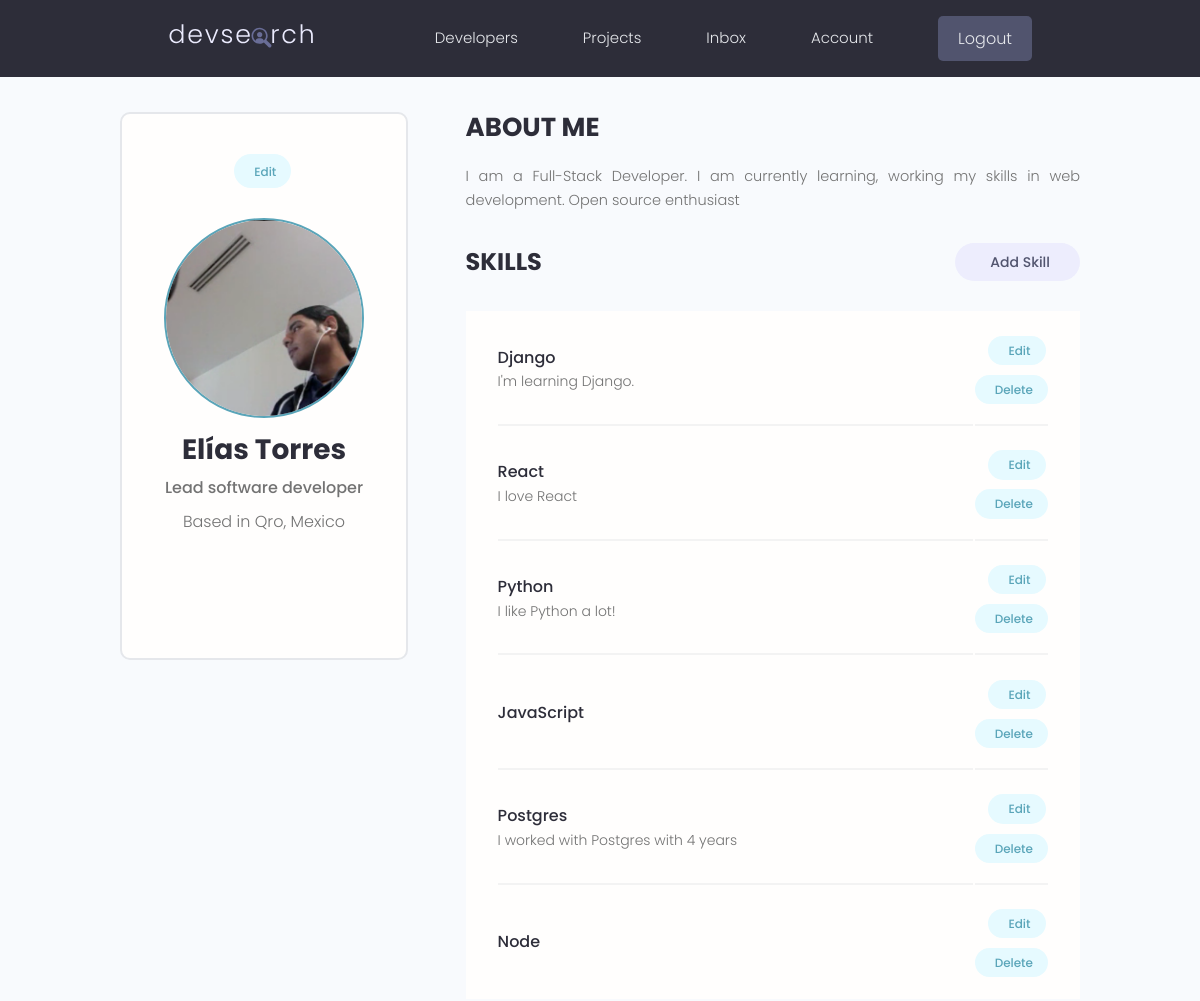
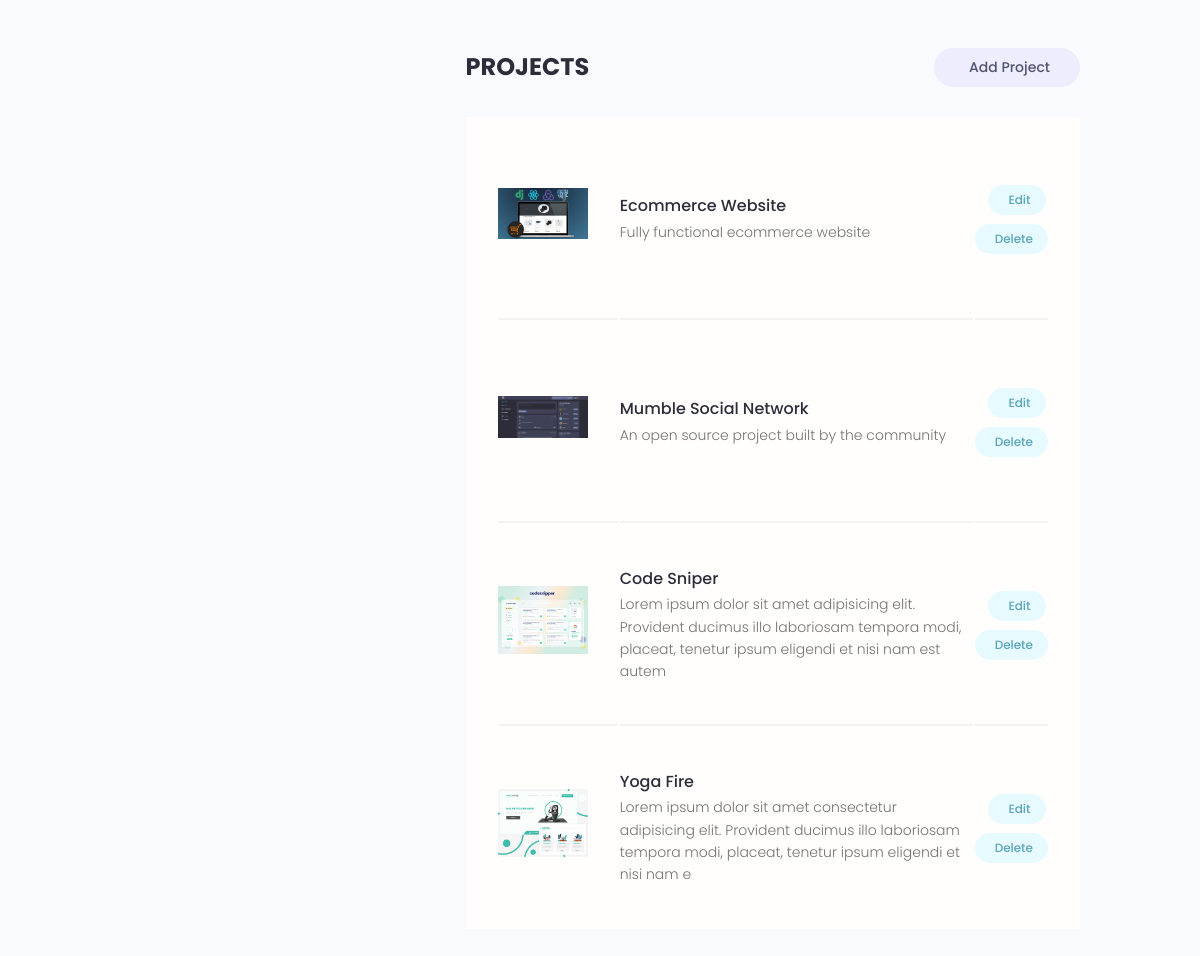
The app's page /account/ (signed in) with its own data (2 pictures, top to bottom).
### developer/models.py (models this page shows, shortened)
class Developer(models.Model):
    id = models.UUIDField(default=uuid.uuid4,
                          primary_key=True, unique=True, editable=False)
    user = models.OneToOneField(User, on_delete=models.CASCADE, null=True)
    name = models.CharField(max_length=200, blank=True, null=True)
    email = models.EmailField(max_length=200, blank=True, null=True)
    username = models.CharField(max_length=200, blank=True, null=True)
    location = models.CharField(max_length=200, blank=True, null=True)
    short_intro = models.CharField(max_length=200, blank=True, null=True)
    bio = models.TextField(blank=True, null=True)
    profile_image = models.ImageField(
        upload_to='profiles/', blank=True, null=True, default='profiles/user-default.png')
    social_github = models.CharField(max_length=200, blank=True, null=True)
    social_twitter = models.CharField(max_length=200, blank=True, null=True)
    social_linkedin = models.CharField(max_length=200, blank=True, null=True)
    social_youtube = models.CharField(max_length=200, blank=True, null=True)
    social_website = models.CharField(max_length=200, blank=True, null=True)
    social_stackoverflow = models.CharField(
        max_length=200, blank=True, null=True)
    created = models.DateTimeField(auto_now_add=True)

class Skill(models.Model):
    id = models.UUIDField(default=uuid.uuid4,
                          primary_key=True, unique=True, editable=False)
    developer = models.ForeignKey(Developer, on_delete=models.CASCADE)
    name = models.CharField(max_length=200, blank=True, null=True)
    description = models.TextField(blank=True, null=True)
    created = models.DateTimeField(auto_now_add=True)

### project/models.py (models this page shows, shortened)
class Project(models.Model):
    id = models.UUIDField(default=uuid.uuid4,
                          primary_key=True, unique=True, editable=False)
    owner = models.ForeignKey(Developer, null=True,
                              blank=True, on_delete=models.CASCADE)
    title = models.CharField(max_length=200, unique=True)
    description = models.TextField(null=True, blank=True)
    featured_image = models.ImageField(
        null=True, blank=True, default='default.jpg')
    demo_link = models.CharField(max_length=2000, null=True, blank=True)
    source_link = models.CharField(max_length=2000, null=True, blank=True)
    tags = models.ManyToManyField('Tag', blank=True)
    vote_total = models.IntegerField(default=0, null=True, blank=True)
    vote_ratio = models.IntegerField(default=0, null=True, blank=True)
    created = models.DateTimeField(auto_now_add=True)

### developer/views.py (the view)
# urls.py: path('account/', views.account, name='account'),
@login_required(login_url='developer:login')
def account(request):
    developer = request.user.developer
    skills = developer.skill_set.all
    context = {'developer': developer, 'skills': skills}
    template_name = 'developer/account.html'
    return render(request, template_name, context)

### developer/templates/developer/account.html (shortened to what this page needs)
{% extends 'main.html' %}
{% block content %}
<main class="settingsPage profile my-md">
    <div class="container">
        <div class="layout">
            <div class="column column--1of3">
                <div class="card text-center">
                    <div class="card__body dev">
                        <a class="tag tag--pill tag--main settings__btn" href="{% url 'developer:edit_account' %}"> Edit</a>
                        <img class="avatar avatar--xl dev__avatar" src="{{ developer.profile_image.url }}" />
                        <h2 class="dev__name">{{ developer.name }}</h2>
                        <p class="dev__title">{{ developer.short_intro }}</p>
                        <p class="dev__location">Based in {{ developer.location }}</p>
                        <ul class="dev__social">
                        </ul>
                    </div>
                </div>
            </div>
            <div class="column column--2of3">
                <div class="devInfo">
                    <h3 class="devInfo__title">About Me</h3>
                    <p class="devInfo__about">
                        {{ developer.bio }}
                    </p>
                </div>
                <div class="settings">
                    <h3 class="settings__title">Skills</h3>
                    <a class="tag tag--pill tag--sub settings__btn tag--lg" href="{% url 'developer:add_skill' %}">
                         Add Skill</a>
                </div>
                <table class="settings__table">
                    {% for skill in skills %}
                    <tr>
                        <td class="settings__tableInfo">
                            <h4>{{ skill.name }}</h4>
                            <p>
                                {{ skill.description }}
                            </p>
                        </td>
                        <td class="settings__tableActions">
                            <a class="tag tag--pill tag--main settings__btn"
                                href="{% url 'developer:edit_skill' skill.id %}">
                                Edit
                            </a>
                            <a class="tag tag--pill tag--main settings__btn"
                                href="{% url 'developer:delete_skill' skill.id %}?next=/account">
                                Delete
                            </a>
                        </td>
                    </tr>
                    {% endfor %}
                </table>
                <div class="settings">
                    <h3 class="settings__title">Projects</h3>
                    <a class="tag tag--pill tag--sub settings__btn tag--lg" href="{% url 'project:create_project' %}">
                        Add Project
                    </a>
                </div>
                <table class="settings__table">
                    {% for project in developer.project_set.all %}
                    <tr>
                        <td class="settings__thumbnail">
                            <a href="{% url 'project:project' project.id %}"><img src="{{ project.featured_image.url }}"
                                    alt="Project Thumbnail" />
                            </a>
                        </td>
                        <td class="settings__tableInfo">
                            <a href="{% url 'project:project' project.id %}">{{ project.title }}</a>
                            <p>
                                {{ project.description|slice:"150" }}
                            </p>
                        </td>
                        <td class="settings__tableActions">
                            <a class="tag tag--pill tag--main settings__btn"
                                href="{% url 'project:update_project' project.id %}">
                                Edit
                            </a>
                            <a class="tag tag--pill tag--main settings__btn"
                                href="{% url 'project:delete_project' project.id %}?next=/account">
                                Delete
                            </a>
                        </td>
                    </tr>
                    {% endfor %}
                </table>
            </div>
        </div>
    </div>
</main>
{% endblock %}

### static/styles/app.css (style rules this page uses)
:root { --color-sub: #2d2d39; }
.card { border: 2px solid var(--color-light); }
img { width: 100%; }
.profile .card > .dev { padding: 4rem; }
.dev__avatar { display: block; margin: auto; }
.dev__name { color: var(--color-sub); font-size: 2.8rem; font-weight: 700; margin-top: 1rem; margin-bottom: 0.5rem; }
.dev__title { font-size: 1.6rem; font-weight: 500; line-height: 1.3; }
.dev__location { margin-top: 1rem; }
.dev__social { margin: 3rem 0; list-style: none; display: flex; justify-content: center; gap: 1.5rem; }
.devInfo { margin-bottom: 3rem; }
.devInfo__title, .devInfo__subtitle { font-size: 2.6rem; color: var(--color-sub); text-transform: uppercase; font-weight: 700; margin-bottom: 1.5rem; }
.devInfo__about, .devSkill__info { font-size: 1.45rem; line-height: 1.7; text-align: justify; }
.settingsPage .dev > .settings__btn { display: inline-block; margin-bottom: 3rem; }
.settings { display: flex; justify-content: space-between; align-items: center; }
.settings__title { font-size: 2.4rem; text-transform: uppercase; font-weight: 700; color: var(--color-sub); }
.settings__table { margin-top: 3rem; margin-bottom: 5rem; padding: 0 3rem; background: var(--color-white); }
.settings__table tr { width: 100%; }
.settings__table tr > td { padding: 2rem 0; }
.settings__table tr:not(:last-child) td { border-bottom: 2px solid var(--color-white-light); }
.settings__thumbnail { width: 23%; min-width: 10rem; }
.settings__thumbnail img { padding-right: 3rem; height: 15rem; object-fit: contain; }
.settings__tableInfo { width: 100%; }
.settings__tableInfo h4, .settings__tableInfo a { padding-right: 1rem; width: auto; font-size: 1.6rem; font-weight: 500; color: var(--color-sub); }
.settings__tableInfo p { font-size: 1.4rem; }
.settings__tableActions { text-align: right; }

### static/uikit/styles/modules/_variables.css (style rules this page uses)
:root { --color-main: #5aa5b9; --color-main-light: #e6faff; --color-sub: #3f4156; --color-sub-light: #51546e; --color-sub-lighter: #ededfd; --color-text: #737373; --color-gray: #8b8b8b; --color-light: #e5e7eb; --color-light-gray: #767676; --color-bg: #f8fafd; --color-white: #fffefd; --color-white-light: #f3f3f3; --color-success: #359e64; --color-success-bg: #def8e8; --color-error: #fc4b0b; --color-error-bg: #fff2ee; --font-base: 'Poppins', arial, helvetica, 'Segoe UI', roboto, ubuntu, sans-serif; --font-monospace: 'Fira Code', 'Courier New', courier, monospace; --font-regular: 300; --font-medium: 500; --font-bold: 700; --generic-shadow: 1px 1px 5px #00000010; --generic-transition: all 0.3s ease-in-out; }

### static/uikit/styles/modules/_base.css (style rules this page uses)
* { margin: 0; padding: 0; box-sizing: border-box; text-rendering: optimizeLegibility; color: inherit; font-size: inherit; }
html { font-size: 50%; }
@media only screen and (min-width: 480px) { html { font-size: 56.25%; } }
@media only screen and (min-width: 1200px) { html { font-size: 62.5%; } }
body { line-height: 1.6; font-weight: 400; font-size: 1.5rem; color: var(--color-text); background-color: var(--color-bg); min-height: 100vh; }

### static/uikit/styles/modules/_typography.css (style rules this page uses)
* { font-family: var(--font-base); }
h2 { font-size: 3.6rem; font-weight: var(--font-bold); }
h3 { font-size: 3.2rem; font-weight: var(--font-medium); }
h4 { font-size: 2.8rem; font-weight: var(--font-medium); }
p, span, strong { font-size: 1.6rem; color: var(--color-text); font-weight: var(--font-regular); }
a { padding-bottom: 2px; text-decoration: none; display: inline-block; color: var(--color-main); font-weight: var(--font-medium); }

### static/uikit/styles/modules/_utilities.css (style rules this page uses)
.container { width: 92%; max-width: 165rem; margin: 0 auto; box-sizing: border-box; }
@media screen and (min-width: 1000px) { .container { width: 90%; } }
@media screen and (min-width: 1200px) { .container { width: 80%; } }
.text-center { text-align: center; }
.my-md { margin: 3rem auto; }

### static/uikit/styles/modules/_avatar.css (style rules this page uses)
.avatar { border-radius: 50%; border: 2px solid var(--color-main); object-fit: cover; }
.avatar--xl { height: 20rem; width: 20rem; }

### static/uikit/styles/modules/_card.css (style rules this page uses)
.card { border-radius: 1rem; background-color: var(--color-white); border: 1.5px solid var(--color-light); width: auto; height: auto; margin-top: 0.5rem; margin-bottom: 0.5rem; overflow: hidden; }
.card__body, .card__header { padding: 2rem 2.5rem; }

### static/uikit/styles/modules/_layout.css (style rules this page uses)
.layout { display: flex; flex-flow: row wrap; justify-content: space-between; }
.layout > .column { margin-bottom: 3rem; }
.layout > .column.column--1of3 { flex-basis: 30%; }
.layout > .column.column--2of3 { flex-basis: 64%; }

### records on screen
Developer: profile_image (picture), name "Elías Torres", short_intro "Lead software developer", location "Qro, Mexico", bio "I am a Full-Stack Developer. I am currently learning, working my skills in web development. Open source enthusiast"
Skill: name "Django", description "I'm learning Django."
Skill: name "React", description "I love React"
Skill: name "Python", description "I like Python a lot!"
Skill: name "JavaScript"
Skill: name "Postgres", description "I worked with Postgres with 4 years"
Skill: name "Node"
Project: featured_image (picture), title "Ecommerce Website", description "Fully functional ecommerce website"
Project: featured_image (picture), title "Mumble Social Network", description "An open source project built by the community"
Project: featured_image (picture), title "Code Sniper", description "Lorem ipsum dolor sit amet adipisicing elit. Provident ducimus illo laboriosam tempora modi, placeat, tenetur ipsum eligendi et nisi nam est autem"
Project: featured_image (picture), title "Yoga Fire", description "Lorem ipsum dolor sit amet consectetur adipisicing elit. Provident ducimus illo laboriosam tempora modi, placeat, tenetur ipsum eligendi et nisi nam e"
